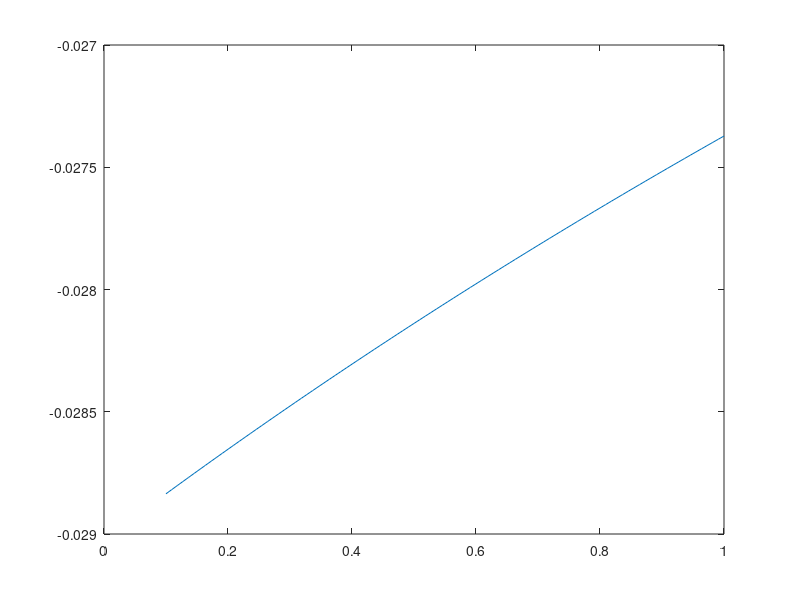

MATLAB code to generate this figure:
%%%%%%%%%%%%%%%%%%%%%%%%%%%%%%%%%%%%%%%%%%%%%%%%%%%%%%%%%%%%%%%%%%%%%%%%%%%
%CONSTANTS

% beta
e = 1.6e-19 % [C]
pi = 3.1416
hBarre = 1.054e-34 % [J.s]
fermiVelocity = 1e6 % [m.s-1]
beta = (e^3)/(pi*(hBarre*fermiVelocity)^2)

% Ctop
vacuumPermitivity = 8.854e-12 % [F.m-1]
relativePermitivity = 3.4 % no unit
oxideThickness = 8.5e-9 % [m]
Ctop = vacuumPermitivity*relativePermitivity/oxideThickness % [F.m-2]

% npuddle
delta = 66.8e-3*1.6e-19 % [J]
npuddle = (delta^2)/(pi*hBarre^2*fermiVelocity^2) % [C.m-2]

% omega 
omega = 56e-3*1.6e-19/hBarre % [s-1]

% mobility
mobility = 7000e4 % [V.m-2.s-1]

% length of the channel
channelLength = 1e-6 % [m]

% width of the channel
channelWidth = 1e-6 %[m]

% Gate volage 
gateVoltage = -2 % [V]

%%%%%%%%%%%%%%%%%%%%%%%%%%%%%%%%%%%%%%%%%%%%%%%%%%%%%%%%%%%%%%%%%%%%%%%%%%
% DRAIN VOLTAGE ARRAY 
drainVoltageMin = 0.1 % [V]
drainVoltageMax = 1 % [V]
drainVoltageArray = linspace(drainVoltageMin,drainVoltageMax,100)

%%%%%%%%%%%%%%%%%%%%%%%%%%%%%%%%%%%%%%%%%%%%%%%%%%%%%%%%%%%%%%%%%%%%%%%%%%%
% DRAIN CURRENT ARRAY COMPUTATION

%%%%%%%%%%%%%%%%%%%%%%%%%%%%%%%%%%%%%
% DENOMINATOR COMPUTATION

% absQnetArray
absQnetArray = abs((beta*((-Ctop+(Ctop^2.+4*beta*abs(Ctop*(gateVoltage-drainVoltageArray/2))).^0.5)))/(2*beta))

% denominatorArray
denominatorArray = channelLength + (mobility/omega)*((pi*abs(absQnetArray)/e+npuddle).^0.5).*drainVoltageArray

%%%%%%%%%%%%%%%%%%%%%%%%%%%%%%%%%%%%%
% NUMERATOR COMPUTATION

% TnumArray
z2Array = Ctop*(gateVoltage-drainVoltageArray/2) % <0
z1 = Ctop*gateVoltage % < 0
TnumArray = (-1/(12*e*beta^2*Ctop))*((6*beta*Ctop^2*z2Array-6*beta^2*z2Array+Ctop*(Ctop^2-4*beta*z2Array).^1.5)-(6*beta*Ctop^2*z1-6*beta^2*z1+Ctop*(Ctop^2-4*beta*z1).^1.5))

% numeratorArray
numeratorArray = (e*mobility*channelWidth)*(TnumArray+npuddle*drainVoltageArray)

%%%%%%%%%%%%%%%%%%%%%%%%%%%%%%%%%%%%%%
% DRAIN CURRENT COMPUTATION

% drainCurrentArray
drainCurrentArray = numeratorArray./denominatorArray

%%%%%%%%%%%%%%%%%%%%%%%%%%%%%%%%%%%%%%%%%%%%%%%%%%%%%%%%%%%%%%%%%%%%%%%%%%%
% PLOT
plot(drainVoltageArray,drainCurrentArray)
